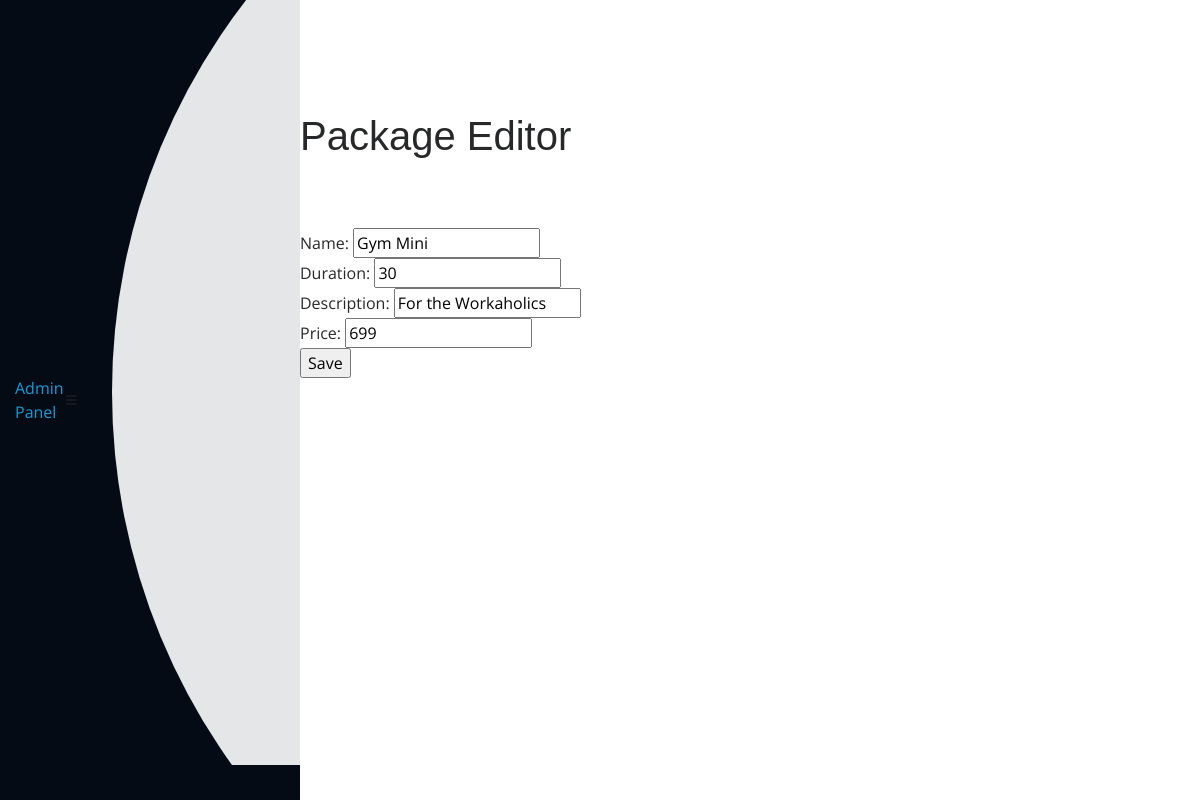
/admin/package/modify?id=2 (signed in), run on the app's committed database.
### app.py (models this page shows, shortened)
class Package(db.Model):
    pkg_id = db.Column(db.Integer,primary_key=True,autoincrement=True)
    name = db.Column(db.String(20))
    duration = db.Column(db.Integer)
    description = db.Column(db.String(100))
    price = db.Column(db.Integer)

### app.py (the view, shortened to what this page needs)
@app.route("/admin/package/modify",methods=["GET","POST"])
def modify_package():
    admin = current_user
    if not isinstance(admin,Admin):
        return redirect(url_for('admin_login'))
    id = request.args.get('id')
    package = Package.query.get(id)
    return render_template("/admin/package_modify.html",admin=admin, package=package)

### app.py (called while the page is built)
@login_manager.user_loader
def load_user(user_id):
    admin = Admin.query.get(user_id)
    if admin is None:
        member = Members.query.get(user_id)
        if member is None:
            trainer = Trainers.query.get(user_id)
            return trainer  # Return the trainer user if found
        return member  # Return the regular member user if found
    return admin  # Return the admin user if found

### templates/admin/package_modify.html
{% extends "/admin/header.html" %}
{% block content %}
<div class="pagetitle">
  <h1>Package Editor</h1>
</div>
<section class="section dashboard">
  <div class="row">
    <div class="col">
      <form method="POST" action="#">
        <div>
            <label for="name">Name:</label>
            <input type="text" id="name" name="name" value="{{ package.name }}">
        </div>
        <div>
            <label for="duration">Duration:</label>
            <input type="number" id="duration" name="duration" value="{{ package.duration }}">
        </div>
        <div>
            <label for="description">Description:</label>
            <input type="text" id="description" name="description" value="{{ package.description }}">
        </div>
        <div>
            <label for="price">Price:</label>
            <input type="number" id="price" name="price" value="{{ package.price }}">
        </div>
        <div>
            <input type="submit" value="Save">
        </div>
    </form>
    </div>
  </div>
</section>
{% endblock %}

### static/assets/css/style.css (style rules this page uses)
body { font-family: "Open Sans", sans-serif; color: #272829; }
h1, h2, h3, h4, h5, h6 { font-family: "Raleway", sans-serif; }
section { padding: 60px 0; overflow: hidden; }

### data on the page
Package: name "Gym Mini", duration "30", description "For the Workaholics", price "699"
